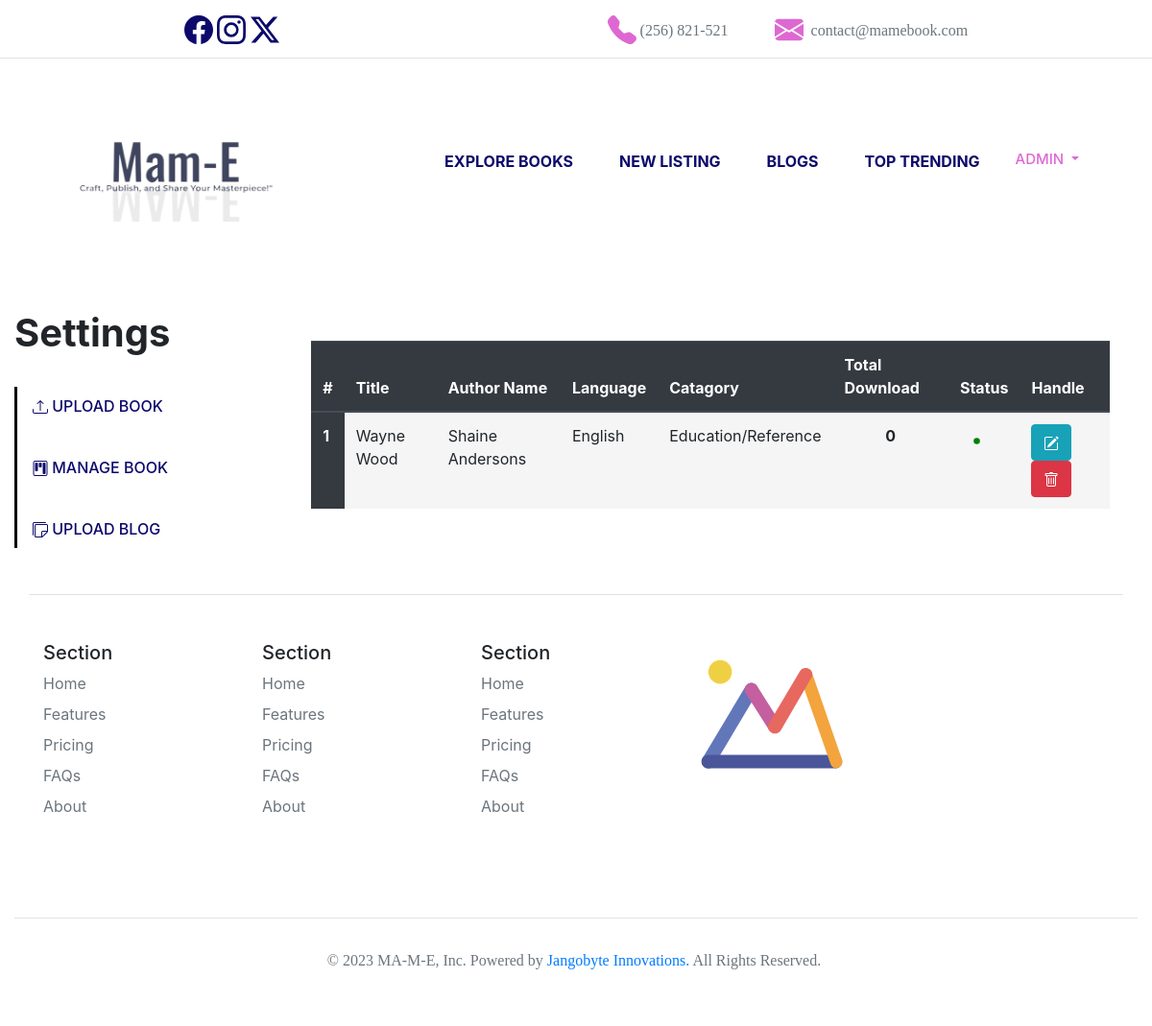
Before: /settings/manage-book (signed in) with the older database file.
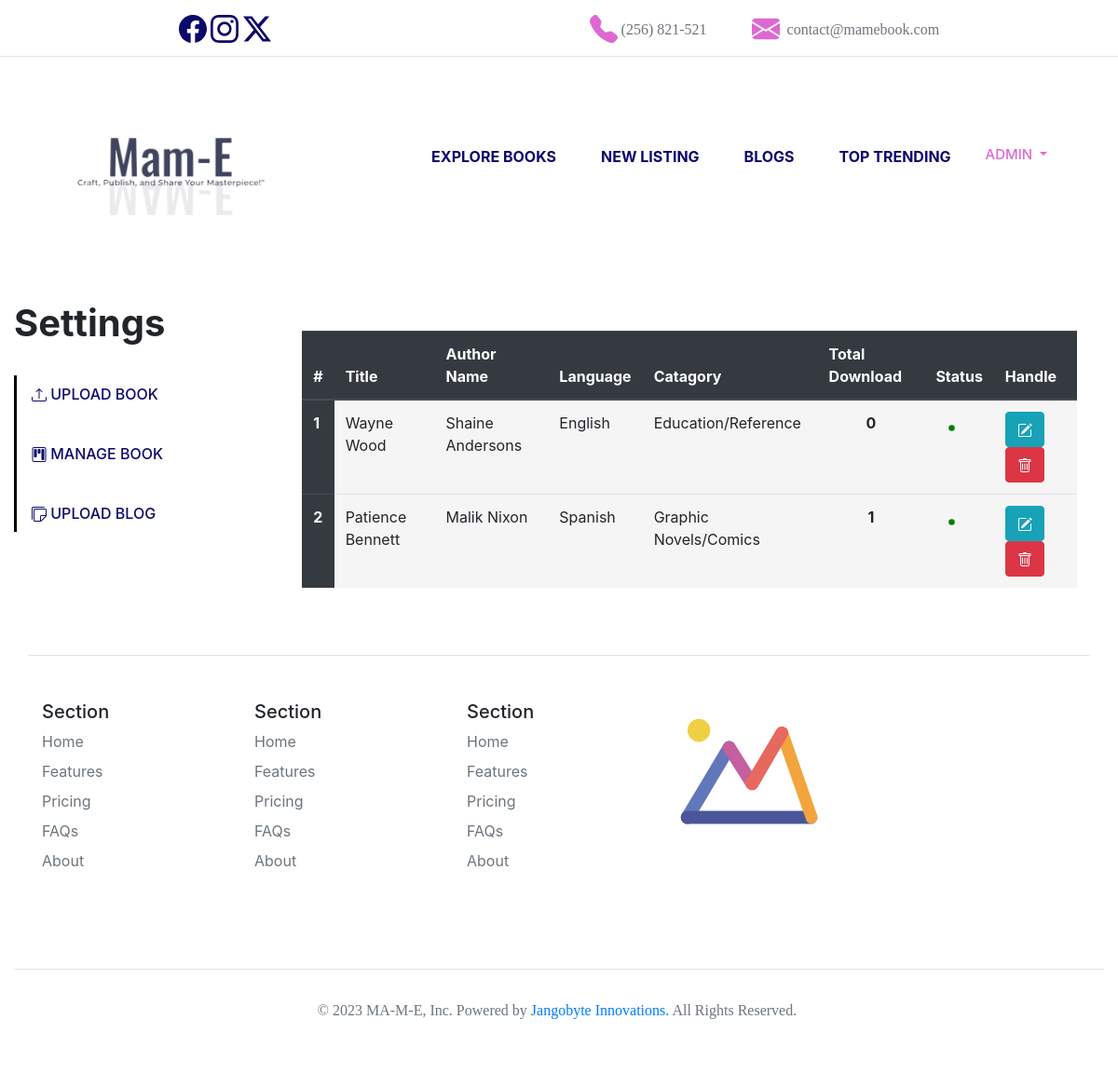
After: the same page with the newer database file.
### cmsebook/models.py (models this page shows, shortened)
class bookinfo(models.Model):
    booktitle = models.CharField(default="", max_length=50)
    authorname = models.CharField(default="", max_length=50)
    bookdescription = models.TextField(default="", max_length=500)
    catagory = models.CharField(default="", max_length=50)
    language = models.CharField(default="", max_length=50)
    keyword = models.CharField(default="", max_length=50)
    bookcover = models.FileField(upload_to="bookcovers/")
    bookfile = models.FileField( upload_to="bookpdf/")
    status = models.CharField(default="on", max_length=5)
    uploadby = models.CharField(default="", max_length=50)

### cmsebook/views.py (the view, shortened to what this page needs)
# urls.py: path('settings/manage-book',views.manage_book, name="manage_book"),
def manage_book(request):
    if request.method == "GET":
        id = request.GET.get("id")
        if id == None:
            pass
    download_list = []
    data = bookinfo.objects.filter(uploadby = request.user.username)
    if data is not None:
        for i in data:
            download_list.append(totaldownloaders.objects.filter(bookid = i.id).count())
    param = {
        'data' : zip(data,download_list)
    }
    return render(request, "manage-book.html", param)

### templates/manage-book.html (shortened to what this page needs)
{% extends "profile.html" %}
{% block Settings %}
  <div class="container p-2 mt-4" >
        <table class="table" style="background-color: whitesmoke;">
            <thead class="thead-dark">
              <tr>
                <th scope="col">#</th>
                <th scope="col">Title</th>
                <th scope="col">Author Name</th>
                <th scope="col">Language</th>
                <th scope="col">Catagory</th>
                <th scope="col">Total Download</th>
                <th scope="col">Status</th>
                <th scope="col">Handle</th>
              </tr>
            </thead>
            <tbody class="thead-dark">
                {% for i,j in data %}
                <tr>
                    <th scope="row">{{forloop.counter}}</th>
                    <td>{{i.booktitle}}</td>
                    <td>{{i.authorname}}</td>
                    <td>{{i.language}}</td>
                    <td>{{i.catagory}} </td>
                    <td class="text-center"><b>{{j}} </b></td>
                    <td>
                        {% if i.status == "on" %}
                          <svg xmlns="http://www.w3.org/2000/svg" width="35" height="35" fill="green" class="bi bi-dot" viewBox="0 0 16 16">
                            <path d="M8 9.5a1.5 1.5 0 1 0 0-3 1.5 1.5 0 0 0 0 3"/>
                          </svg>
                        {% else %}
                        <svg xmlns="http://www.w3.org/2000/svg" width="35" height="35" fill="red" class="bi bi-dot" viewBox="0 0 16 16">
                          <path d="M8 9.5a1.5 1.5 0 1 0 0-3 1.5 1.5 0 0 0 0 3"/>
                        </svg>
                        {% endif %}
                    </td>
                    <td>
                    <button type="button" class="btn btn-info" data-toggle="modal" data-target="#k_{{ i.id }}">
                    </button>
                      <button type="button" class="btn btn-danger" data-toggle="modal" data-target="#del_{{ i.id }}">
                      </button>
                  </td>
                  </tr>
                {% endfor %}
            </tbody>
        </table>
    </div>
{% endblock Settings %}

### templates/structure.html (shortened to what the changed rows need)
<!DOCTYPE html>
<html lang="en">
  <head>
    <link
      rel="stylesheet"
      href="https://cdn.jsdelivr.net/npm/bootstrap@4.4.1/dist/css/bootstrap.min.css"
    />
    {% load static %}
    <link rel="stylesheet" href="{% static 'css/style.css' %}" />
  </head>
  <body id="top">
    {% block body %}{% endblock body %}
    <div class="container">
      <footer class="row row-cols-5 py-5 my-5 border-top">
        <div class="col">
        </div>
      </footer>
    </div>
  </body>
</html>

Changed rows visible on the page:
added bookinfo: booktitle "Patience Bennett", authorname "Malik Nixon", language "Spanish", catagory "Graphic Novels/Comics", j "1", status "on" (drawn)
